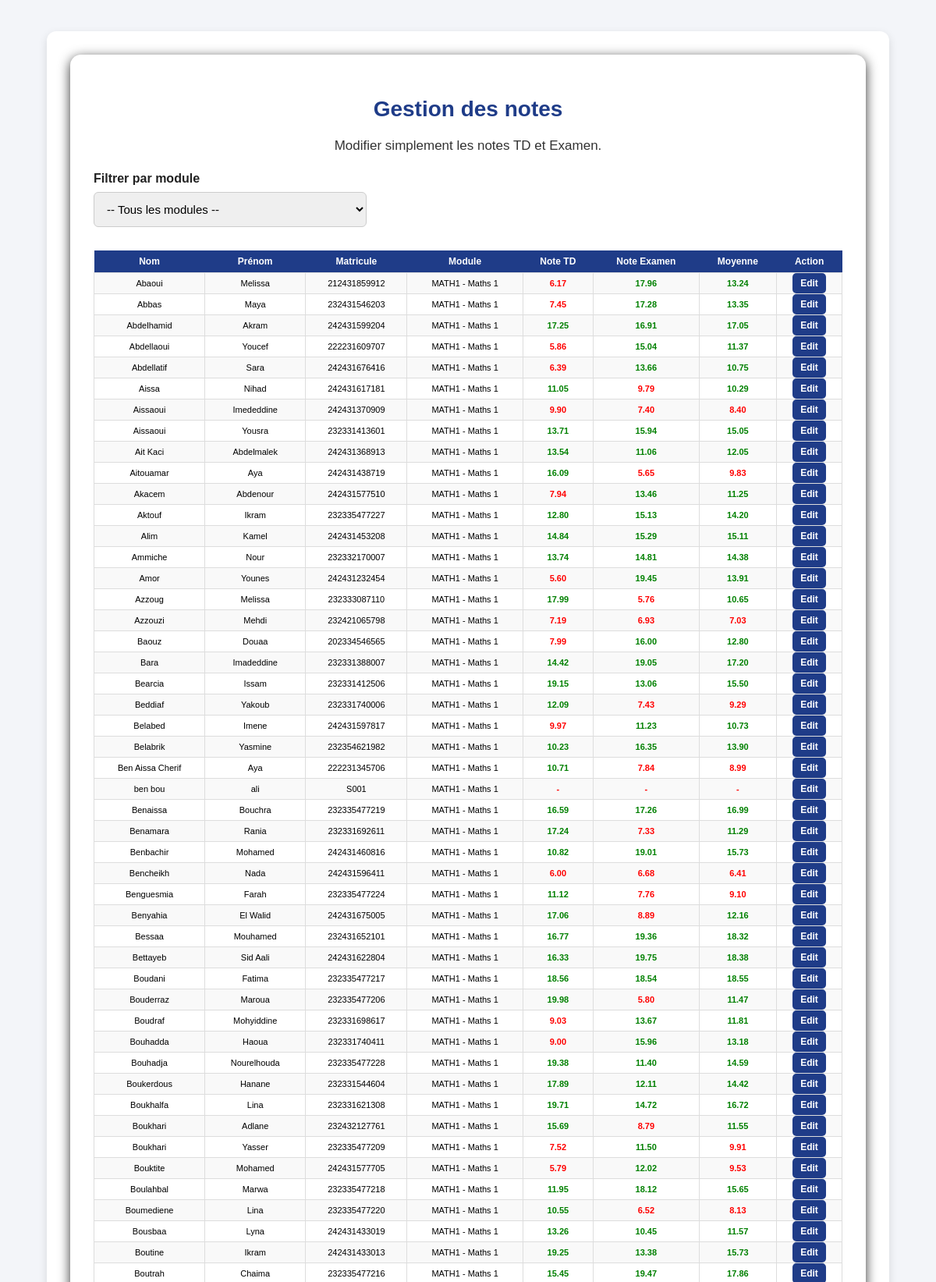
/public/notes/notes.php (signed in, upper part), run on the app's committed database.
### tables this page shows
CREATE TABLE `modules` (
  `id` int(11) NOT NULL,
  `code` varchar(20) NOT NULL,
  `name` varchar(20) NOT NULL,
  `teacher_id` int(11) NOT NULL,
  `coefficient` int(11) DEFAULT NULL
);

CREATE TABLE `users` (
  `id` int(11) NOT NULL COMMENT 'technical id for the db',
  `identifier` varchar(20) NOT NULL COMMENT 'employee id/ matricule',
  `password` varchar(255) NOT NULL,
  `role` enum('student','teacher','admin') NOT NULL,
  `first_name` varchar(20) NOT NULL,
  `last_name` varchar(20) NOT NULL,
  `email` varchar(50) NOT NULL,
  `created` timestamp NOT NULL DEFAULT current_timestamp() ON UPDATE current_timestamp() COMMENT 'timestamp for creation of the account',
  `status` tinyint(1) NOT NULL DEFAULT 1
  
);

### public/notes/notes.php (the view, shortened to what this page needs)
<?php
require_once "../../config/bd.php";
$teacher_id = intval($_SESSION["id"]);
$selected_module_id = isset($_GET["filter_module"]) ? intval($_GET["filter_module"]) : 0;
$edit_student_id = isset($_GET["student_id"]) ? intval($_GET["student_id"]) : 0;
$edit_module_id  = isset($_GET["module_id"]) ? intval($_GET["module_id"]) : 0;
$rows = [];
$sql = "
    SELECT
        users.id AS student_id,
        users.last_name,
        users.first_name,
        users.identifier,
        modules.id AS module_id,
        modules.code,
        modules.name,
        ROUND(MAX(CASE WHEN notes.type = 'td' THEN notes.value END), 2) AS td_note,
        ROUND(MAX(CASE WHEN notes.type = 'exam' THEN notes.value END), 2) AS exam_note
    FROM users
    CROSS JOIN modules
    LEFT JOIN notes
        ON notes.student_id = users.id
        AND notes.module_id = modules.id
    WHERE users.role = 'student'
      AND modules.teacher_id = ?
";
$sql .= "
    GROUP BY users.id, users.last_name, users.first_name, users.identifier, modules.id, modules.code, modules.name
    ORDER BY users.last_name ASC, users.first_name ASC
";
$stmt = mysqli_prepare($conn, $sql);
if ($stmt) {
    if ($selected_module_id > 0) {
        mysqli_stmt_bind_param($stmt, "ii", $teacher_id, $selected_module_id);
    } else {
        mysqli_stmt_bind_param($stmt, "i", $teacher_id);
    }
    mysqli_stmt_execute($stmt);
    $result = mysqli_stmt_get_result($stmt);
    while ($row = mysqli_fetch_assoc($result)) {
        $rows[] = $row;
    }
}
?>
<!DOCTYPE html>
<html lang="fr">
<head>
    <link rel="stylesheet" href="../assets/style.css">
</head>
<body>
<div class="container">
    <div class="card">
        <h1>Gestion des notes</h1>
        <p>Modifier simplement les notes TD et Examen.</p>
        <form method="GET" class="filter-form">
            <label for="filter_module">Filtrer par module</label>
            <select name="filter_module" id="filter_module" onchange="this.form.submit()">
                <option value="0">-- Tous les modules --</option>
            </select>
        </form>
        <table>
            <tr>
                <th>Nom</th>
                <th>Prénom</th>
                <th>Matricule</th>
                <th>Module</th>
                <th>Note TD</th>
                <th>Note Examen</th>
                <th>Moyenne</th>
                <th>Action</th>
            </tr>
            <?php foreach ($rows as $row) : ?>
                <?php
                $td = $row["td_note"];
                $exam = $row["exam_note"];
                if ($td !== null && $exam !== null) {
                    $moyenne = round(($td * 0.4) + ($exam * 0.6), 2);
                } else {
                    $moyenne = null;
                }
                ?>
                <?php if ($edit_student_id == $row["student_id"] && $edit_module_id == $row["module_id"]) : ?>
                    <tr>
                        <form method="POST">
                            <td><?php echo htmlspecialchars($row["last_name"]); ?></td>
                            <td><?php echo htmlspecialchars($row["first_name"]); ?></td>
                            <td><?php echo htmlspecialchars($row["identifier"]); ?></td>
                            <td><?php echo htmlspecialchars($row["code"] . " - " . $row["name"]); ?></td>
                            <td>
                                <input type="number" step="0.01" min="0" max="20" name="td_value"
                                       class="note-input"
                                       value="<?php echo ($td !== null) ? htmlspecialchars($td) : ""; ?>">
                            </td>
                            <td>
                                <input type="number" step="0.01" min="0" max="20" name="exam_value"
                                       class="note-input"
                                       value="<?php echo ($exam !== null) ? htmlspecialchars($exam) : ""; ?>">
                            </td>
                            <td>
                                <?php echo ($moyenne !== null) ? number_format($moyenne, 2) : "-"; ?>
                            </td>
                            <td>
                                <input type="hidden" name="student_id" value="<?php echo $row["student_id"]; ?>">
                                <input type="hidden" name="module_id" value="<?php echo $row["module_id"]; ?>">
                                <input type="hidden" name="save_notes" value="1">
                                <button type="submit" class="action-btn">Save</button>
                                <a class="action-btn cancel-btn" href="notes.php<?php echo ($selected_module_id > 0) ? '?filter_module=' . $selected_module_id : ''; ?>">Cancel</a>
                            </td>
                        </form>
                    </tr>
                <?php else : ?>
                    <tr>
                        <td><?php echo htmlspecialchars($row["last_name"]); ?></td>
                        <td><?php echo htmlspecialchars($row["first_name"]); ?></td>
                        <td><?php echo htmlspecialchars($row["identifier"]); ?></td>
                        <td><?php echo htmlspecialchars($row["code"] . " - " . $row["name"]); ?></td>
                        <td class="<?php echo ($td !== null && $td >= 10) ? 'good' : 'bad'; ?>">
                            <?php echo ($td !== null) ? number_format($td, 2) : "-"; ?>
                        </td>
                        <td class="<?php echo ($exam !== null && $exam >= 10) ? 'good' : 'bad'; ?>">
                            <?php echo ($exam !== null) ? number_format($exam, 2) : "-"; ?>
                        </td>
                        <td class="<?php echo ($moyenne !== null && $moyenne >= 10) ? 'good' : 'bad'; ?>">
                            <?php echo ($moyenne !== null) ? number_format($moyenne, 2) : "-"; ?>
                        </td>
                        <td>
                            <a class="action-btn" href="notes.php?student_id=<?php echo $row["student_id"]; ?>&module_id=<?php echo $row["module_id"]; ?><?php echo ($selected_module_id > 0) ? '&filter_module=' . $selected_module_id : ''; ?>">
                                Edit
                            </a>
                        </td>
                    </tr>
                <?php endif; ?>
            <?php endforeach; ?>
        </table>
    </div>
</div>
</body>
</html>

### public/assets/style.css (style rules this page uses)
* { box-sizing: border-box; }
body { font-family: Arial, sans-serif; background-color: #f3f5f9; margin: 0; padding: 0; overflow-x: hidden; }
.container { width: 90%; max-width: 1100px; margin: 40px auto; background-color: #ffffff; padding: 30px; border-radius: 12px; box-shadow: 0 4px 12px rgba(0, 0, 0, 0.12); text-align: center; }
h1 { color: #1f3c88; margin-bottom: 15px; font-size: 28px; }
p { font-size: 17px; color: #333; line-height: 1.6; }
form { margin-top: 20px; text-align: left; }
label { display: block; margin-top: 12px; margin-bottom: 6px; color: #222; font-weight: bold; }
input, select { width: 100%; padding: 12px; border: 1px solid #ccc; border-radius: 6px; margin-bottom: 10px; font-size: 15px; box-sizing: border-box; }
.card { background-color: #ffffff; border-radius: 14px; padding: 35px 30px; box-shadow: 0 4px 15px rgba(0, 0, 0, 0.8); text-align: center; }
table { width: 100%; border-collapse: collapse; margin-top: 10px; font-size: 11px; }
table th { background-color: #1f3c88; color: white; padding: 6px; font-size: 12px; }
table td { border: 1px solid #ddd; padding: 5px; font-size: 11px; }
table tr:nth-child(even) { background-color: #f9f9f9; }
.action-btn { background-color: #1f3c88; color: white; padding: 6px 10px; border-radius: 5px; text-decoration: none; border: none; cursor: pointer; }
.filter-form { margin-bottom: 20px; text-align: left; }
.filter-form label { display: block; margin-bottom: 8px; font-weight: bold; }
.good { color: green; font-weight: bold; }
.bad { color: red; font-weight: bold; }
.filter-form select { max-width: 350px; }
table td:last-child { font-weight: bold; font-size: 12px; margin-top: 12px; }
table td { text-align: center; padding: 6px; }
table th { text-align: center; padding: 7px; }

### data on the page
modules: users.last_name "Abaoui", users.first_name "Melissa", users.identifier "212431859912", code+name "MATH1 - Maths 1", td "6.17", exam "17.96", moyenne "13.24", users.last_name "Abbas", users.first_name "Maya", users.identifier "232431546203", td "7.45", exam "17.28", moyenne "13.35", users.last_name "Abdelhamid", users.first_name "Akram", users.identifier "242431599204", td "17.25", exam "16.91", moyenne "17.05", users.last_name "Abdellaoui", users.first_name "Youcef", users.identifier "222231609707", td "5.86", exam "15.04", moyenne "11.37", users.last_name "Abdellatif", users.first_name "Sara", users.identifier "242431676416", td "6.39", exam "13.66", moyenne "10.75", users.last_name "Aissa", users.first_name "Nihad", users.identifier "242431617181", td "11.05", exam "9.79", moyenne "10.29", users.last_name "Aissaoui", users.first_name "Imededdine", users.identifier "242431370909", td "9.90", exam "7.40", moyenne "8.40", users.first_name "Yousra", users.identifier "232331413601", td "13.71", exam "15.94", moyenne "15.05", users.last_name "Ait Kaci", users.first_name "Abdelmalek", users.identifier "242431368913", td "13.54", exam "11.06", moyenne "12.05", users.last_name "Aitouamar", users.first_name "Aya", users.identifier "242431438719", td "16.09", exam "5.65", moyenne "9.83", users.last_name "Akacem", users.first_name "Abdenour", users.identifier "242431577510", td "7.94", exam "13.46", moyenne "11.25", users.last_name "Aktouf", users.first_name "Ikram", users.identifier "232335477227", td "12.80", exam "15.13", moyenne "14.20", users.last_name "Alim", users.first_name "Kamel", users.identifier "242431453208", td "14.84", exam "15.29", moyenne "15.11", users.last_name "Ammiche", users.first_name "Nour", users.identifier "232332170007", td "13.74", exam "14.81", moyenne "14.38", users.last_name "Amor", users.first_name "Younes", users.identifier "242431232454", td "5.60", exam "19.45", moyenne "13.91", users.last_name "Azzoug", users.identifier "232333087110", td "17.99", exam "5.76", moyenne "10.65", users.last_name "Azzouzi", users.first_name "Mehdi", users.identifier "232421065798", td "7.19", exam "6.93", moyenne "7.03", users.last_name "Baouz", users.first_name "Douaa", users.identifier "202334546565", td "7.99", exam "16.00", moyenne "12.80", users.last_name "Bara", users.first_name "Imadeddine", users.identifier "232331388007", td "14.42", exam "19.05", moyenne "17.20", users.last_name "Bearcia", users.first_name "Issam", users.identifier "232331412506", td "19.15", exam "13.06", moyenne "15.50", users.last_name "Beddiaf", users.first_name "Yakoub", users.identifier "232331740006", td "12.09", exam "7.43", moyenne "9.29", users.last_name "Belabed", users.first_name "Imene", users.identifier "242431597817", td "9.97", exam "11.23", moyenne "10.73", users.last_name "Belabrik", users.first_name "Yasmine", users.identifier "232354621982", td "10.23", exam "16.35", moyenne "13.90", users.last_name "Ben Aissa Cherif", users.identifier "222231345706", td "10.71", exam "7.84", moyenne "8.99", users.last_name "ben bou", users.first_name "ali", users.identifier "S001", users.last_name "Benaissa", users.first_name "Bouchra", users.identifier "232335477219", td "16.59", exam "17.26", moyenne "16.99", users.last_name "Benamara", users.first_name "Rania", users.identifier "232331692611", td "17.24", exam "7.33", moyenne "11.29", users.last_name "Benbachir", users.first_name "Mohamed", users.identifier "242431460816", td "10.82", exam "19.01", moyenne "15.73", users.last_name "Bencheikh", users.first_name "Nada", users.identifier "242431596411", td "6.00", exam "6.68", moyenne "6.41", users.last_name "Benguesmia", users.first_name "Farah", users.identifier "232335477224", td "11.12", exam "7.76", moyenne "9.10", users.last_name "Benyahia", users.first_name "El Walid", users.identifier "242431675005", td "17.06", exam "8.89", moyenne "12.16", users.last_name "Bessaa", users.first_name "Mouhamed", users.identifier "232431652101", td "16.77", exam "19.36", moyenne "18.32", users.last_name "Bettayeb", users.first_name "Sid Aali", users.identifier "242431622804", td "16.33", exam "19.75", moyenne "18.38", users.last_name "Boudani", users.first_name "Fatima", users.identifier "232335477217", td "18.56", exam "18.54", moyenne "18.55", users.last_name "Bouderraz", users.first_name "Maroua", users.identifier "232335477206", td "19.98", exam "5.80", moyenne "11.47", users.last_name "Boudraf", users.first_name "Mohyiddine", users.identifier "232331698617", td "9.03", exam "13.67", moyenne "11.81", users.last_name "Bouhadda", users.first_name "Haoua", users.identifier "232331740411", td "9.00", exam "15.96", moyenne "13.18", users.last_name "Bouhadja", users.first_name "Nourelhouda", users.identifier "232335477228", td "19.38", exam "11.40", moyenne "14.59", users.last_name "Boukerdous", users.first_name "Hanane", users.identifier "232331544604", td "17.89", exam "12.11", moyenne "14.42", users.last_name "Boukhalfa", users.first_name "Lina", users.identifier "232331621308", td "19.71", exam "14.72", moyenne "16.72", users.last_name "Boukhari", users.first_name "Adlane", users.identifier "232432127761", td "15.69", exam "8.79", moyenne "11.55", users.first_name "Yasser", users.identifier "232335477209", td "7.52", exam "11.50", moyenne "9.91", users.last_name "Bouktite", users.identifier "242431577705", td "5.79", exam "12.02", moyenne "9.53", users.last_name "Boulahbal", users.first_name "Marwa", users.identifier "232335477218", td "11.95", exam "18.12", moyenne "15.65", users.last_name "Boumediene", users.identifier "232335477220", td "10.55", exam "6.52", moyenne "8.13", users.last_name "Bousbaa", users.first_name "Lyna", users.identifier "242431433019", td "13.26", exam "10.45", moyenne "11.57", users.last_name "Boutine", users.identifier "242431433013", td "19.25", exam "13.38", users.last_name "Boutrah", users.first_name "Chaima", users.identifier "232335477216", td "15.45", exam "19.47", moyenne "17.86"
